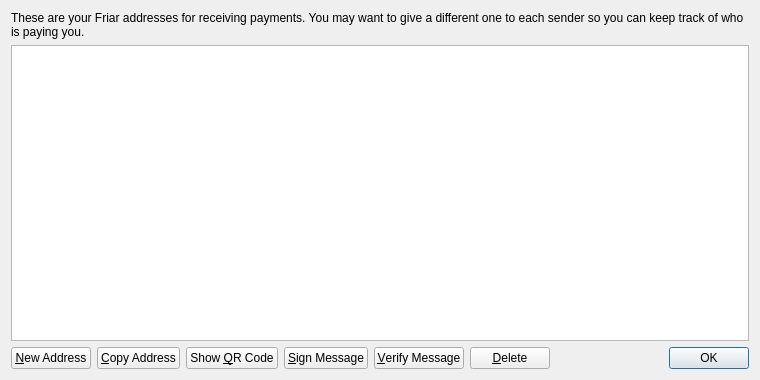
<?xml version="1.0" encoding="UTF-8"?>
<ui version="4.0">
 <class>AddressBookPage</class>
 <widget class="QWidget" name="AddressBookPage">
  <property name="geometry">
   <rect>
    <x>0</x>
    <y>0</y>
    <width>760</width>
    <height>380</height>
   </rect>
  </property>
  <property name="windowTitle">
   <string>Address Book</string>
  </property>
  <layout class="QVBoxLayout" name="verticalLayout">
   <item>
    <widget class="QLabel" name="labelExplanation">
     <property name="text">
      <string>These are your Friar addresses for receiving payments. You may want to give a different one to each sender so you can keep track of who is paying you.</string>
     </property>
     <property name="textFormat">
      <enum>Qt::PlainText</enum>
     </property>
     <property name="wordWrap">
      <bool>true</bool>
     </property>
    </widget>
   </item>
   <item>
    <widget class="QTableView" name="tableView">
     <property name="contextMenuPolicy">
      <enum>Qt::CustomContextMenu</enum>
     </property>
     <property name="toolTip">
      <string>Double-click to edit address or label</string>
     </property>
     <property name="tabKeyNavigation">
      <bool>false</bool>
     </property>
     <property name="alternatingRowColors">
      <bool>true</bool>
     </property>
     <property name="selectionMode">
      <enum>QAbstractItemView::SingleSelection</enum>
     </property>
     <property name="selectionBehavior">
      <enum>QAbstractItemView::SelectRows</enum>
     </property>
     <property name="sortingEnabled">
      <bool>true</bool>
     </property>
     <attribute name="verticalHeaderVisible">
      <bool>false</bool>
     </attribute>
    </widget>
   </item>
   <item>
    <layout class="QHBoxLayout" name="horizontalLayout">
     <item>
      <widget class="QPushButton" name="newAddressButton">
       <property name="toolTip">
        <string>Create a new address</string>
       </property>
       <property name="text">
        <string>&amp;New Address</string>
       </property>
       <property name="icon">
        <iconset resource="../bitcoin.qrc">
         <normaloff>:/icons/add</normaloff>:/icons/add</iconset>
       </property>
      </widget>
     </item>
     <item>
      <widget class="QPushButton" name="copyToClipboard">
       <property name="toolTip">
        <string>Copy the currently selected address to the system clipboard</string>
       </property>
       <property name="text">
        <string>&amp;Copy Address</string>
       </property>
       <property name="icon">
        <iconset resource="../bitcoin.qrc">
         <normaloff>:/icons/editcopy</normaloff>:/icons/editcopy</iconset>
       </property>
      </widget>
     </item>
     <item>
      <widget class="QPushButton" name="showQRCode">
       <property name="text">
        <string>Show &amp;QR Code</string>
       </property>
       <property name="icon">
        <iconset resource="../bitcoin.qrc">
         <normaloff>:/icons/qrcode</normaloff>:/icons/qrcode</iconset>
       </property>
      </widget>
     </item>
     <item>
      <widget class="QPushButton" name="signMessage">
       <property name="toolTip">
        <string>Sign a message to prove you own a Bitcoin address</string>
       </property>
       <property name="text">
        <string>&amp;Sign Message</string>
       </property>
       <property name="icon">
        <iconset resource="../bitcoin.qrc">
         <normaloff>:/icons/edit</normaloff>:/icons/edit</iconset>
       </property>
      </widget>
     </item>
     <item>
      <widget class="QPushButton" name="verifyMessage">
       <property name="toolTip">
        <string>Verify a message to ensure it was signed with a specified Bitcoin address</string>
       </property>
       <property name="text">
        <string>&amp;Verify Message</string>
       </property>
       <property name="icon">
        <iconset resource="../bitcoin.qrc">
         <normaloff>:/icons/transaction_0</normaloff>:/icons/transaction_0</iconset>
       </property>
      </widget>
     </item>
     <item>
      <widget class="QPushButton" name="deleteButton">
       <property name="toolTip">
        <string>Delete the currently selected address from the list. Only sending addresses can be deleted.</string>
       </property>
       <property name="text">
        <string>&amp;Delete</string>
       </property>
       <property name="icon">
        <iconset resource="../bitcoin.qrc">
         <normaloff>:/icons/remove</normaloff>:/icons/remove</iconset>
       </property>
      </widget>
     </item>
     <item>
      <spacer name="horizontalSpacer">
       <property name="orientation">
        <enum>Qt::Horizontal</enum>
       </property>
       <property name="sizeHint" stdset="0">
        <size>
         <width>40</width>
         <height>20</height>
        </size>
       </property>
      </spacer>
     </item>
     <item>
      <widget class="QDialogButtonBox" name="buttonBox">
       <property name="sizePolicy">
        <sizepolicy hsizetype="Maximum" vsizetype="Fixed">
         <horstretch>0</horstretch>
         <verstretch>0</verstretch>
        </sizepolicy>
       </property>
       <property name="standardButtons">
        <set>QDialogButtonBox::Ok</set>
       </property>
      </widget>
     </item>
    </layout>
   </item>
  </layout>
 </widget>
 <resources>
  <include location="../bitcoin.qrc"/>
 </resources>
 <connections/>
</ui>
